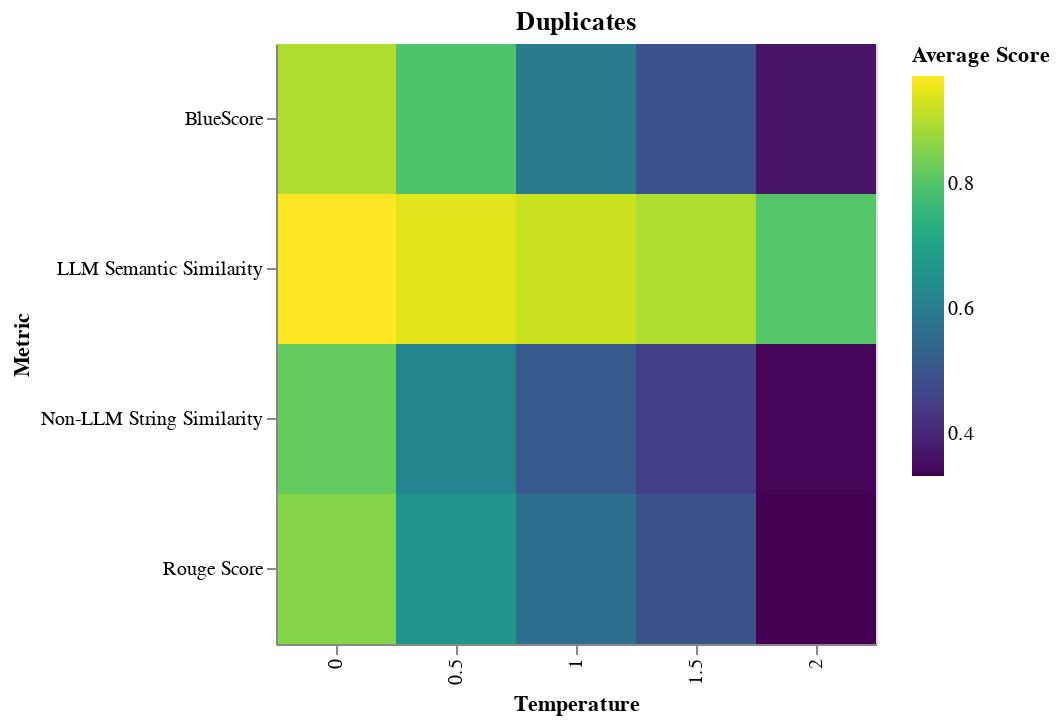
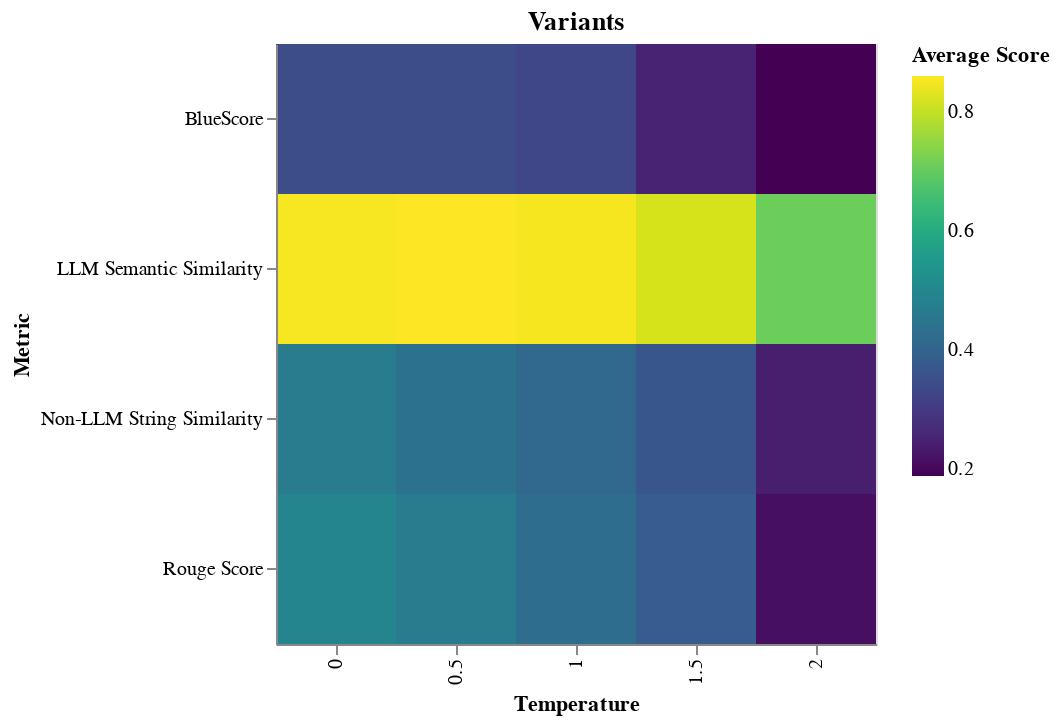

The notebook cell saved with these charts, in order:
### Code cell
datasets = ["Duplicates", "Variants"]

for dataset in datasets:
    df_dataset = df[df["dataset"] == dataset].copy()
    chart = heatmap(df_dataset, dataset)
    chart.display()

### Figure 1 — Vega-Lite specification as saved in the notebook (floating-point values rounded to 4 significant figures)
{"config": {"view": {"continuousWidth": 300, "continuousHeight": 300}}, "data": {"name": "data-f70933b309b9151c5a0bf735a194b5af"}, "mark": {"type": "rect"}, "encoding": {"color": {"field": "avg_score", "scale": {"scheme": "viridis"}, "title": "Average Score", "type": "quantitative"}, "tooltip": [{"field": "temperature", "type": "ordinal"}, {"field": "metric", "type": "nominal"}, {"field": "avg_score", "type": "quantitative"}], "x": {"field": "temperature", "title": "Temperature", "type": "ordinal"}, "y": {"field": "metric", "title": "Metric", "type": "nominal"}}, "height": 300, "title": "Duplicates", "width": 300, "$schema": "https://vega.github.io/schema/vega-lite/v5.20.1.json", "datasets": {"data-f70933b309b9151c5a0bf735a194b5af": [{"temperature": 0.0, "is_duplicates": true, "model": "gpt-4o", "avg_score": 0.8221, "metric": "Non-LLM String Similarity", "dataset": "Duplicates"}, {"temperature": 0.0, "is_duplicates": true, "model": "gpt-4o", "avg_score": 0.8966, "metric": "BlueScore", "dataset": "Duplicates"}, {"temperature": 0.0, "is_duplicates": true, "model": "gpt-4o", "avg_score": 0.858, "metric": "Rouge Score", "dataset": "Duplicates"}, {"temperature": 0.0, "is_duplicates": true, "model": "gpt-4o", "avg_score": 0.9734, "metric": "LLM Semantic Similarity", "dataset": "Duplicates"}, {"temperature": 0.5, "is_duplicates": true, "model": "gpt-4o", "avg_score": 0.6214, "metric": "Non-LLM String Similarity", "dataset": "Duplicates"}, {"temperature": 0.5, "is_duplicates": true, "model": "gpt-4o", "avg_score": 0.7948, "metric": "BlueScore", "dataset": "Duplicates"}, {"temperature": 0.5, "is_duplicates": true, "model": "gpt-4o", "avg_score": 0.6662, "metric": "Rouge Score", "dataset": "Duplicates"}, {"temperature": 0.5, "is_duplicates": true, "model": "gpt-4o", "avg_score": 0.9444, "metric": "LLM Semantic Similarity", "dataset": "Duplicates"}, {"temperature": 1.0, "is_duplicates": true, "model": "gpt-4o", "avg_score": 0.5147, "metric": "Non-LLM String Similarity", "dataset": "Duplicates"}, {"temperature": 1.0, "is_duplicates": true, "model": "gpt-4o", "avg_score": 0.5974, "metric": "BlueScore", "dataset": "Duplicates"}, {"temperature": 1.0, "is_duplicates": true, "model": "gpt-4o", "avg_score": 0.5681, "metric": "Rouge Score", "dataset": "Duplicates"}, {"temperature": 1.0, "is_duplicates": true, "model": "gpt-4o", "avg_score": 0.9231, "metric": "LLM Semantic Similarity", "dataset": "Duplicates"}, {"temperature": 1.5, "is_duplicates": true, "model": "gpt-4o", "avg_score": 0.4537, "metric": "Non-LLM String Similarity", "dataset": "Duplicates"}, {"temperature": 1.5, "is_duplicates": true, "model": "gpt-4o", "avg_score": 0.4886, "metric": "BlueScore", "dataset": "Duplicates"}, {"temperature": 1.5, "is_duplicates": true, "model": "gpt-4o", "avg_score": 0.4922, "metric": "Rouge Score", "dataset": "Duplicates"}, {"temperature": 1.5, "is_duplicates": true, "model": "gpt-4o", "avg_score": 0.8962, "metric": "LLM Semantic Similarity", "dataset": "Duplicates"}, {"temperature": 2.0, "is_duplicates": true, "model": "gpt-4o", "avg_score": 0.3397, "metric": "Non-LLM String Similarity", "dataset": "Duplicates"}, {"temperature": 2.0, "is_duplicates": true, "model": "gpt-4o", "avg_score": 0.3668, "metric": "BlueScore", "dataset": "Duplicates"}, {"temperature": 2.0, "is_duplicates": true, "model": "gpt-4o", "avg_score": 0.3331, "metric": "Rouge Score", "dataset": "Duplicates"}, {"temperature": 2.0, "is_duplicates": true, "model": "gpt-4o", "avg_score": 0.8025, "metric": "LLM Semantic Similarity", "dataset": "Duplicates"}]}}

### Figure 2 — Vega-Lite specification as saved in the notebook (floating-point values rounded to 4 significant figures)
{"config": {"view": {"continuousWidth": 300, "continuousHeight": 300}}, "data": {"name": "data-7a54459b259abd3336ce9a8f20fd40bc"}, "mark": {"type": "rect"}, "encoding": {"color": {"field": "avg_score", "scale": {"scheme": "viridis"}, "title": "Average Score", "type": "quantitative"}, "tooltip": [{"field": "temperature", "type": "ordinal"}, {"field": "metric", "type": "nominal"}, {"field": "avg_score", "type": "quantitative"}], "x": {"field": "temperature", "title": "Temperature", "type": "ordinal"}, "y": {"field": "metric", "title": "Metric", "type": "nominal"}}, "height": 300, "title": "Variants", "width": 300, "$schema": "https://vega.github.io/schema/vega-lite/v5.20.1.json", "datasets": {"data-7a54459b259abd3336ce9a8f20fd40bc": [{"temperature": 0.0, "is_duplicates": false, "model": "gpt-4o", "avg_score": 0.4635, "metric": "Non-LLM String Similarity", "dataset": "Variants"}, {"temperature": 0.0, "is_duplicates": false, "model": "gpt-4o", "avg_score": 0.343, "metric": "BlueScore", "dataset": "Variants"}, {"temperature": 0.0, "is_duplicates": false, "model": "gpt-4o", "avg_score": 0.4917, "metric": "Rouge Score", "dataset": "Variants"}, {"temperature": 0.0, "is_duplicates": false, "model": "gpt-4o", "avg_score": 0.8535, "metric": "LLM Semantic Similarity", "dataset": "Variants"}, {"temperature": 0.5, "is_duplicates": false, "model": "gpt-4o", "avg_score": 0.4403, "metric": "Non-LLM String Similarity", "dataset": "Variants"}, {"temperature": 0.5, "is_duplicates": false, "model": "gpt-4o", "avg_score": 0.342, "metric": "BlueScore", "dataset": "Variants"}, {"temperature": 0.5, "is_duplicates": false, "model": "gpt-4o", "avg_score": 0.4674, "metric": "Rouge Score", "dataset": "Variants"}, {"temperature": 0.5, "is_duplicates": false, "model": "gpt-4o", "avg_score": 0.8606, "metric": "LLM Semantic Similarity", "dataset": "Variants"}, {"temperature": 1.0, "is_duplicates": false, "model": "gpt-4o", "avg_score": 0.4141, "metric": "Non-LLM String Similarity", "dataset": "Variants"}, {"temperature": 1.0, "is_duplicates": false, "model": "gpt-4o", "avg_score": 0.3296, "metric": "BlueScore", "dataset": "Variants"}, {"temperature": 1.0, "is_duplicates": false, "model": "gpt-4o", "avg_score": 0.4255, "metric": "Rouge Score", "dataset": "Variants"}, {"temperature": 1.0, "is_duplicates": false, "model": "gpt-4o", "avg_score": 0.8513, "metric": "LLM Semantic Similarity", "dataset": "Variants"}, {"temperature": 1.5, "is_duplicates": false, "model": "gpt-4o", "avg_score": 0.366, "metric": "Non-LLM String Similarity", "dataset": "Variants"}, {"temperature": 1.5, "is_duplicates": false, "model": "gpt-4o", "avg_score": 0.2518, "metric": "BlueScore", "dataset": "Variants"}, {"temperature": 1.5, "is_duplicates": false, "model": "gpt-4o", "avg_score": 0.3827, "metric": "Rouge Score", "dataset": "Variants"}, {"temperature": 1.5, "is_duplicates": false, "model": "gpt-4o", "avg_score": 0.82, "metric": "LLM Semantic Similarity", "dataset": "Variants"}, {"temperature": 2.0, "is_duplicates": false, "model": "gpt-4o", "avg_score": 0.2405, "metric": "Non-LLM String Similarity", "dataset": "Variants"}, {"temperature": 2.0, "is_duplicates": false, "model": "gpt-4o", "avg_score": 0.1877, "metric": "BlueScore", "dataset": "Variants"}, {"temperature": 2.0, "is_duplicates": false, "model": "gpt-4o", "avg_score": 0.213, "metric": "Rouge Score", "dataset": "Variants"}, {"temperature": 2.0, "is_duplicates": false, "model": "gpt-4o", "avg_score": 0.7094, "metric": "LLM Semantic Similarity", "dataset": "Variants"}]}}
